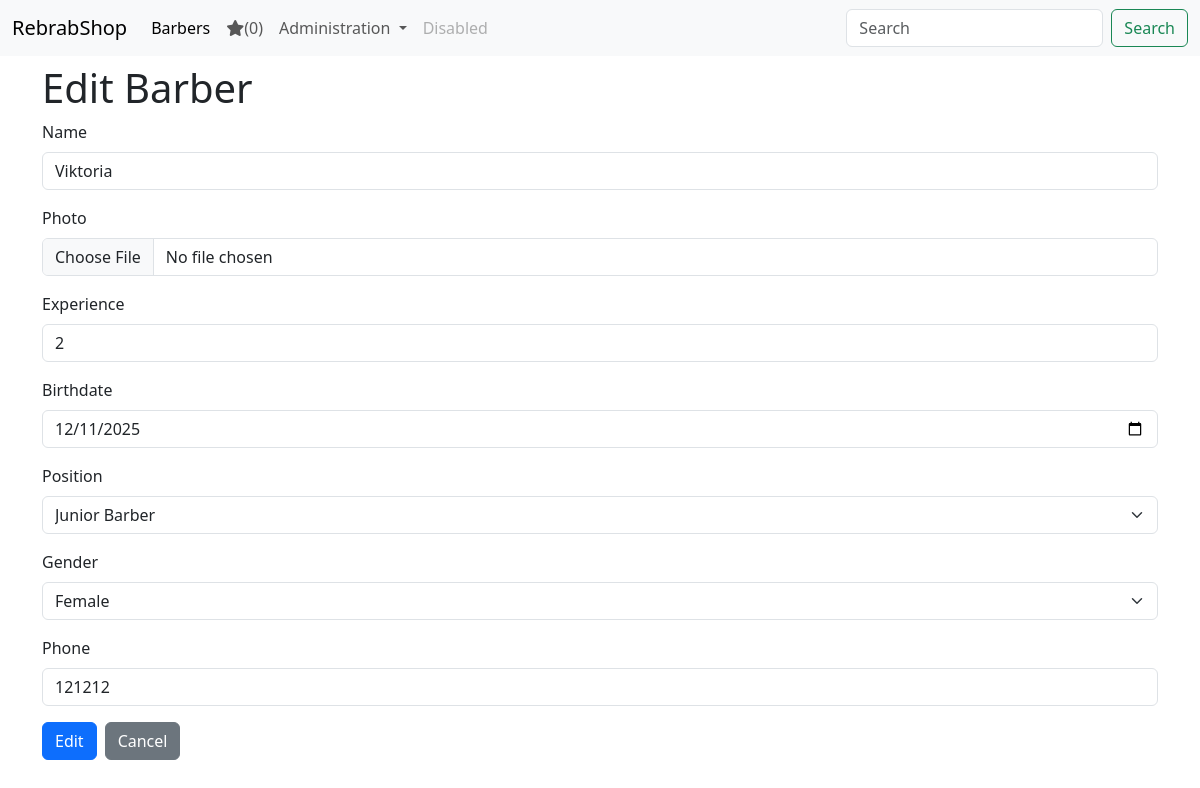
The page /barbers/edit/14/ on the database its author committed.
### barbers/models.py (models this page shows, shortened)
class Barber(models.Model):
    GENDER_CHOICES = [
        ('M', 'Male'),
        ('F', 'Female')
    ]
    POSITION_CHOICES = [
        ('J', 'Junior Barber'),
        ('S', 'Senior Barber'),
        ('M', 'Master Barber')
    ]
    name = models.CharField(max_length=100)
    photo = models.ImageField(upload_to='barber_photos/', blank=True, null=True)
    experience = models.IntegerField(validators=[MinValueValidator(0), MaxValueValidator(60)])
    birthdate = models.DateField()
    position = models.CharField(max_length=100, choices=POSITION_CHOICES)
    gender = models.CharField(max_length=1, choices=GENDER_CHOICES)
    rating = models.FloatField(default=0)
    phone = models.CharField(max_length=20)

### barbers/views.py (the view)
# urls.py: path('edit/<int:pk>/', barbers.views.barber_update),
def barber_update(request, pk):
    barber = get_object_or_404(Barber, pk=pk)
    if request.method == "POST":
        form = BarberForm(request.POST, request.FILES, instance=barber)
        if form.is_valid():
            barber = form.save()
            messages.success(request, f"Barber {barber.name} has been updated successfully")
            return redirect(reverse("barber_detail", args=[barber.pk]))
    else:
        form = BarberForm(instance=barber)
    return render(request, "barbers/edit.html", {"form": form})

### barbers/forms.py
class BarberForm(ModelForm):
    class Meta:
        model = Barber
        fields = ["name", "photo", "experience", "birthdate", "position", "gender", "phone"]
        widgets = {
            'birthdate': forms.DateInput(attrs={'class': 'form-control', 'type': 'date'}),
            "photo": forms.ClearableFileInput(attrs={'class': 'form-control'}),
            "position": forms.Select(attrs={'class': 'form-select'}),
            "gender": forms.Select(attrs={'class': 'form-select'}),
            "name": forms.TextInput(attrs={'class': 'form-control', 'placeholder': 'Enter barber name'}),
            "experience": forms.NumberInput(attrs={'class': 'form-control', 'placeholder': 'Enter years of experience'}),
            "phone": forms.TextInput(attrs={'class': 'form-control', 'placeholder': 'Enter phone number', "type": "tel"}),
        }

### favorites/context_processor.py (called while the page is built)
def favorite_barbers_count(request):
    return { 'fav_count': get_count_of_favorite_barbers(request) }

### favorites/favorites.py (called while the page is built)
def get_favorite_barbers(request):
    return request.session.get(FAVORITE_BARBERS_KEY, [])

def get_count_of_favorite_barbers(request):
    return len(get_favorite_barbers(request))

### barbers/templates/barbers/edit.html
{% extends "layout.html" %}
{% block content %}
{% include "components/barber_form.html" with form_title="Edit Barber" action_name="Edit" %}
{% endblock %}

### barbers/templates/components/barber_form.html (shortened to what this page needs)
<h1 class="my-2">{{ form_title }}</h1>
<form method="post" enctype="multipart/form-data">
   {% for field in form %}
  <div class="mb-3">
    <label for="{{ field.id_for_label }}" class="form-label">
      {{ field.label }}
    </label>
    {{ field }}
  </div>
  {% endfor %}
  <div class="d-flex gap-2">
    <button type="submit" class="btn btn-primary">{{ action_name }}</button>
    <a href="javascript:history.back()" class="btn btn-secondary">Cancel</a>
  </div>
</form>

### rows shown on the page
Barber: form "Viktoria" "2" "12/11/2025" "Junior Barber" "Female" "121212"

### other values the page prints
{{ fav_count }} "0"
{{ field.label }} "Name" "Photo" "Experience" "Birthdate" "Position" "Gender" "Phone"
{{ action_name }} "Edit"
